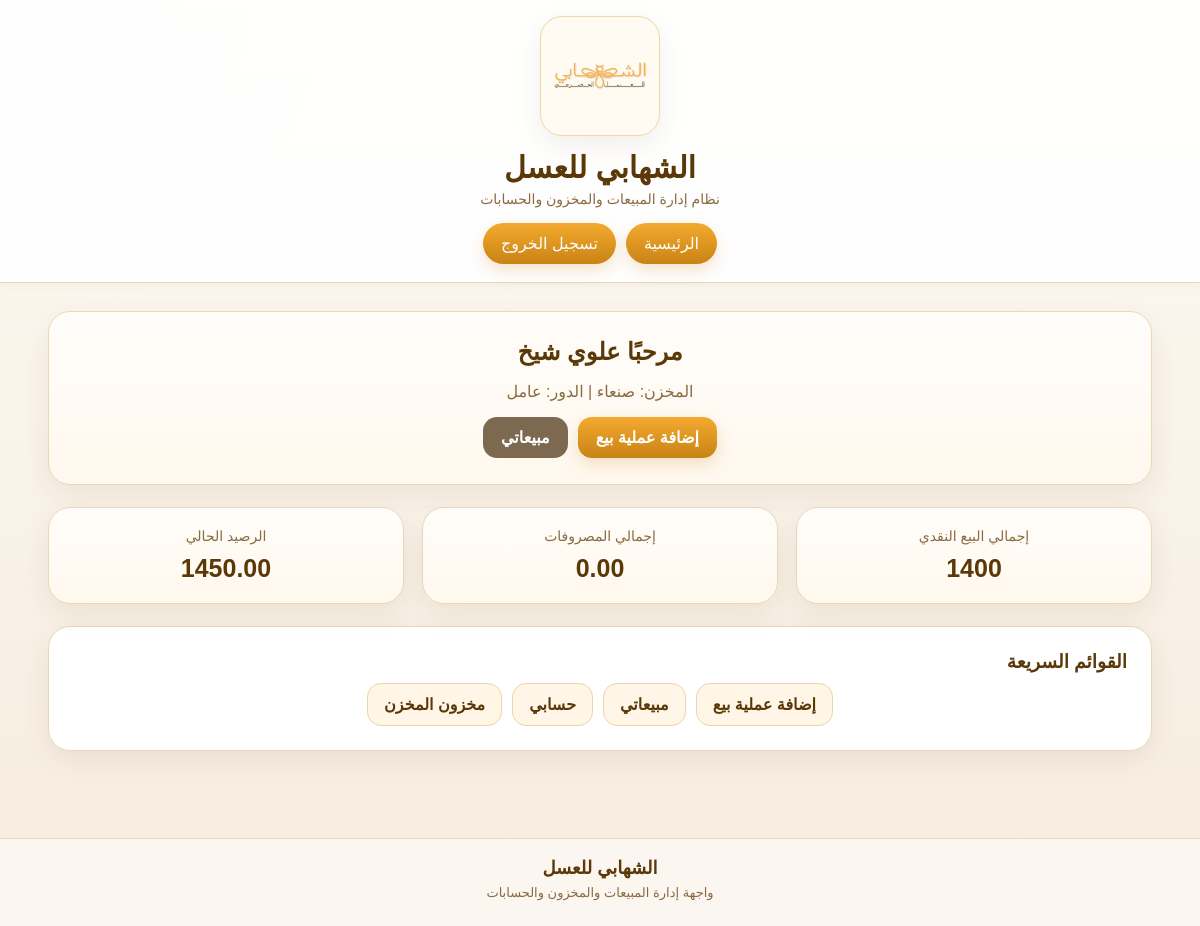
/accounts/dashboard/ (signed in), run on the app's committed database.
### accounts/models.py (models this page shows, shortened)
class WorkerProfile(models.Model):
    ROLE_MANAGER = 'manager'
    ROLE_WORKER = 'worker'
    ROLE_CHOICES = [
        (ROLE_MANAGER, 'مدير'),
        (ROLE_WORKER, 'عامل'),
    ]
    user = models.OneToOneField(
        User,
        on_delete=models.CASCADE,
        verbose_name='المستخدم',
    )
    full_name = models.CharField(
        max_length=150,
        verbose_name='الاسم الكامل',
    )
    phone = models.CharField(
        max_length=30,
        blank=True,
        null=True,
        verbose_name='رقم الجوال',
    )
    role = models.CharField(
        max_length=20,
        choices=ROLE_CHOICES,
        default=ROLE_WORKER,
        verbose_name='الدور',
    )
    warehouse = models.ForeignKey(
        Warehouse,
        on_delete=models.SET_NULL,
        blank=True,
        null=True,
        verbose_name='المخزن',
    )
    is_active = models.BooleanField(
        default=True,
        verbose_name='نشط',
    )
    created_at = models.DateTimeField(
        auto_now_add=True,
        verbose_name='تاريخ الإنشاء',
    )
    class Meta:
        verbose_name = 'ملف مستخدم'
        verbose_name_plural = 'ملفات المستخدمين'
    def _sum_transactions(self, transaction_type):
        total = (
            self.workeraccounttransaction_set
            .filter(transaction_type=transaction_type)
            .aggregate(total=Sum('amount'))
            .get('total')
        )
        return total or Decimal('0.00')
    def total_cash_sales(self):
        return self._sum_transactions('sale_cash')
    def total_expenses(self):
        return self._sum_transactions('expense')
    def total_additions(self):
        return self._sum_transactions('addition')
    def total_deductions(self):
        return self._sum_transactions('deduction')
    def final_balance(self):
        return (
            self.total_cash_sales()
            + self.total_additions()
            - self.total_expenses()
            - self.total_deductions()
        )

### warehouses/models.py (models this page shows)
class Warehouse(models.Model):
    name = models.CharField(max_length=100, verbose_name='اسم المخزن')
    city = models.CharField(max_length=100, verbose_name='المدينة')
    is_active = models.BooleanField(default=True, verbose_name='نشط')
    created_at = models.DateTimeField(auto_now_add=True, verbose_name='تاريخ الإنشاء')
    class Meta:
        verbose_name = 'مخزن'
        verbose_name_plural = 'المخازن'
    def __str__(self):
        return self.name

### accounts/views.py (the view)
# urls.py: path('dashboard/', dashboard, name='dashboard'),
@login_required
def dashboard(request):
    profile = WorkerProfile.objects.filter(user=request.user).select_related('warehouse').first()
    if not profile:
        return render(request, 'accounts/dashboard.html', {'profile': None})
    if profile.role == 'manager':
        return redirect('manager-dashboard')
    return render(request, 'accounts/dashboard.html', {'profile': profile})

### templates/accounts/dashboard.html (shortened to what this page needs)
{% extends 'base.html' %}
{% block content %}
{% if profile %}
<div class="hero-card">
    <h2>مرحبًا {{ profile.full_name }}</h2>
    <p class="muted">المخزن: {{ profile.warehouse }} | الدور: {{ profile.get_role_display }}</p>
    <div class="actions">
        <a href="{% url 'worker-sale-create' %}" class="btn">إضافة عملية بيع</a>
        <a href="{% url 'worker-sales-list' %}" class="btn btn-secondary">مبيعاتي</a>
    </div>
</div>
<div class="grid">
    <div class="col-4">
        <div class="stat-card">
            <div class="stat-title">إجمالي البيع النقدي</div>
            <div class="stat-number">{{ profile.total_cash_sales }}</div>
        </div>
    </div>
    <div class="col-4">
        <div class="stat-card">
            <div class="stat-title">إجمالي المصروفات</div>
            <div class="stat-number">{{ profile.total_expenses }}</div>
        </div>
    </div>
    <div class="col-4">
        <div class="stat-card">
            <div class="stat-title">الرصيد الحالي</div>
            <div class="stat-number">{{ profile.final_balance }}</div>
        </div>
    </div>
</div>
<div class="panel-card">
    <h3>القوائم السريعة</h3>
    <div class="quick-links">
        <a href="{% url 'worker-sale-create' %}">إضافة عملية بيع</a>
        <a href="{% url 'worker-sales-list' %}">مبيعاتي</a>
        <a href="{% url 'worker-account-summary' %}">حسابي</a>
        <a href="{% url 'worker-inventory-list' %}">مخزون المخزن</a>
    </div>
</div>
{% else %}
<div class="panel-card">
    <h2>لا يوجد ملف مستخدم</h2>
    <p class="muted">هذا الحساب غير مربوط بملف داخل النظام.</p>
</div>
{% endif %}
{% endblock %}

### static/css/style.css (style rules this page uses)
:root { --bg-main: #fbf7ef; --bg-soft: #f7efe2; --card-bg: #ffffff; --text-main: #493112; --text-soft: #8a6a40; --gold-main: #f4aa2f; --gold-dark: #c98315; --brown-main: #5a3808; --border-soft: #ead7b5; --shadow-soft: 0 10px 28px rgba(90, 56, 8, 0.08); --radius-xl: 22px; --radius-lg: 18px; --radius-md: 14px; }
* { box-sizing: border-box; }
body { margin: 0; font-family: Tahoma, Arial, sans-serif; color: var(--text-main); background: radial-gradient(circle at top left, rgba(244, 170, 47, 0.06), transparent 22%), linear-gradient(180deg, #fdfaf4 0%, #f6ecde 100%); }
.hero-card, .panel-card, .stat-card { background: var(--card-bg); border: 1px solid var(--border-soft); border-radius: var(--radius-xl); box-shadow: var(--shadow-soft); }
.hero-card { padding: 26px; text-align: center; margin-bottom: 22px; background: linear-gradient(180deg, #fffdfa 0%, #fff8ee 100%); }
.panel-card { padding: 24px; margin-bottom: 22px; }
.stat-card { padding: 20px; text-align: center; background: linear-gradient(180deg, #fffdfa 0%, #fff8ee 100%); }
.hero-card h2, .panel-card h2, .panel-card h3 { margin-top: 0; margin-bottom: 10px; color: var(--brown-main); }
.muted { color: var(--text-soft); text-align: center; }
.grid { display: grid; grid-template-columns: repeat(12, 1fr); gap: 18px; margin-bottom: 22px; }
.col-4 { grid-column: span 4; }
.stat-title { color: var(--text-soft); font-size: 14px; margin-bottom: 10px; }
.stat-number { color: var(--brown-main); font-size: 25px; font-weight: bold; }
.actions { display: flex; justify-content: center; gap: 10px; flex-wrap: wrap; margin-top: 14px; }
.btn { display: inline-block; padding: 11px 18px; border-radius: 14px; background: linear-gradient(180deg, var(--gold-main), var(--gold-dark)); color: white; text-decoration: none; border: none; cursor: pointer; font-weight: bold; box-shadow: 0 6px 16px rgba(201, 131, 21, 0.22); }
.btn-secondary { background: #7d6950; box-shadow: none; }
.quick-links { display: flex; flex-wrap: wrap; justify-content: center; gap: 10px; }
.quick-links a, .quick-links span { display: inline-block; padding: 11px 16px; border-radius: 14px; text-decoration: none; background: #fff6e8; color: var(--brown-main); border: 1px solid #ecd5a6; font-weight: bold; }
.hero-card .actions { margin-top: 16px; }
.btn, .main-nav a, .logout-btn, .quick-links a { transition: 0.2s ease; }

### data on the page
WorkerProfile: full_name "علوي شيخ", warehouse "صنعاء", role "عامل", total_cash_sales "1400", total_expenses "0.00", final_balance "1450.00"
